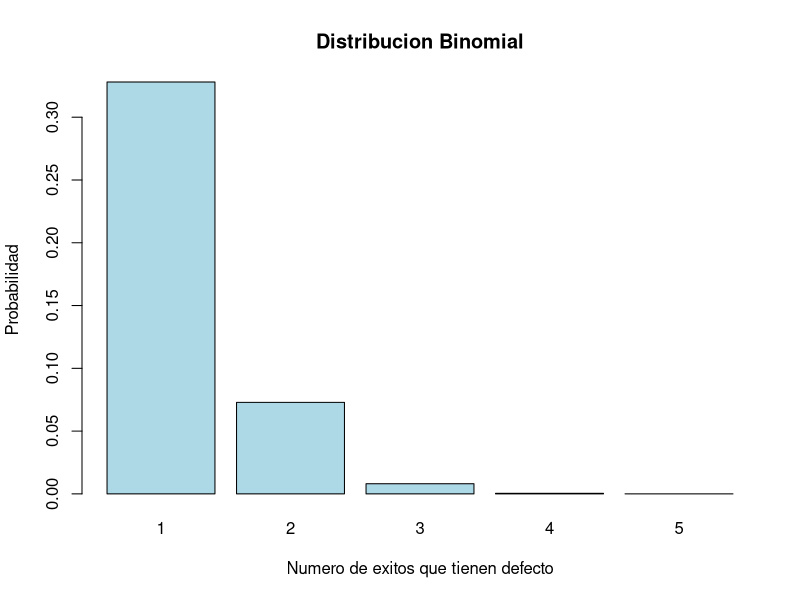

R code for this plot:
## ---- chunk 1
knitr::opts_chunk$set(echo = TRUE)
## ---- chunk 2

## ---- chunk 3

## ---- chunk 4
p <- 3/36
print(paste0("La probabilidad de que P(X=10) es: ",p))
## ---- chunk 5
p <- 5/10
print(paste0("La probabilidad de que P(X=par) es: ",p))
## ---- chunk 6
p <- punif(1,0,5)
print(paste0("La probabilidad de que P(X<=1) es: ",p))
## ---- chunk 7
print("las 52 cartas tienen la misma propabilidad de ser selccionadas al azar, asi que debe incluir las 52 sin problemas") 
## ---- chunk 8
#p < (200)/n
p < (1100900)/1000
print(paste0("La probabilidad de que P(900>=X<=1100) es: ",p))
## ---- chunk 9
p < dunif(1,0,3)
print(paste0("La probabilidad de que P(X<=1) es: ",p))
## ---- chunk 10
print("La probalida de que P(x=5) seria del 100% dado que si se quieren el mismo numero de 
      caramelos este en la bolsa y esta tenga 20, seria dividir los 20 caramelos totales
      entre en numero de sabores y este nos dara 5 y cumple con lo requerido")  
## ---- chunk 11
p < punif(2,0,5)
print(paste0("La probabilidad de que P(X=2) es: ",p))
## ---- chunk 12
p < 0.8^4
print(paste0("La probabilidad de que P(X=4) es: ",p))
## ---- chunk 13
x <- (3/6)^2
## ---- chunk 14
p <- (3/6) * x
print(paste0("La probabilidad de que P(X=2) es: ",p))
## ---- chunk 15
n <- 1000; p <- 0.02; x <- 20:n 
## ---- chunk 16
prob <-- dbinom(x, size = n, prob = p)
## ---- chunk 17
n <- 1; p <- 0.03; x <- 1:n 
prob <- dbinom(x, size = n, prob = p) 
print(paste0("La probabilidad de que P(X=1) = ", dbinom(x, size = n, prob = p)))
## ---- chunk 18
n <- 1; p <- 0.9; x <- 1:n 
prob <- dbinom(x, size = n, prob = p)
print(paste0("La probabilidad de que P(X=1) = ", dbinom(x, size = n, prob = p)))
## ---- chunk 19
n <- 1; p <- 0.85; x <- 1:n 
prob <- dbinom(x, size = n, prob = p) 
print(paste0("La probabilidad de que P(X=1) = ", dbinom(x, size = n, prob = p)))
## ---- chunk 20
n <- 1; p <- 0.9; x <- 1:n 
prob <- dbinom(x, size = n, prob = p) 
print(paste0("La probabilidad de que P(X=1) = ", dbinom(x, size = n, prob = p)))
## ---- chunk 21
n <- 1; p <- 0.6; x <- 1:n 
prob <- dbinom(x, size = n, prob = p)
print(paste0("La probabilidad de que P(X=1) = ", dbinom(x, size = n, prob = p)))
## ---- chunk 22
n <- 1; p <- 0.2; x <- 1:n 
prob <- dbinom(x, size = n, prob = p) 
print(paste0("La probabilidad de que P(X=1) = ", dbinom(x, size = n, prob = p)))
## ---- chunk 23
n <- 1; p <- 0.7; x <- 1:n 
prob <- dbinom(x, size = n, prob = p) 
print(paste0("La probabilidad de que P(X=1) = ", dbinom(x, size = n, prob = p)))
## ---- chunk 24
n <- 1; p <- 0.4; x <- 1:n 
prob <- dbinom(x, size = n, prob = p) 
print(paste0("La probabilidad de que P(X=1) = ", dbinom(x, size = n, prob = p)))
## ---- chunk 25
n <- 1; p <- 0.8; x <- 1:n 
prob <- dbinom(x, size = n, prob = p) 
print(paste0("La probabilidad de que P(X=1) = ", dbinom(x, size = n, prob = p)))
## ---- chunk 26
n <- 1; p <- 0.3; x <- 1:n 
prob <- dbinom(x, size = n, prob = p) 
print(paste0("La probabilidad de que P(X=1) = ", dbinom(x, size = n, prob = p)))
## ---- chunk 27
n <- 1; p <- 0.6; x <- 1:n 
prob <- dbinom(x, size = n, prob = p)
print(paste0("La probabilidad de que P(X=1) = ", dbinom(x, size = n, prob = p)))  
## ---- chunk 28
n <- 1; p <- 0.25; x <- 1:n 
prob <- dbinom(x, size = n, prob = p) 
print(paste0("La probabilidad de que P(X=1) = ", dbinom(x, size = n, prob = p)))  
## ---- chunk 29
n <- 5; p <- 0.1; x <- 1:n 
prob <- dbinom(x, size = n, prob = p) 
## ---- chunk 30
print(paste0("La probabilidad de que al menos una es P(X<=1) = ", sum(dbinom(c(0,1), size = n, prob = p)) ))
barplot(prob, names.arg = x, col = "lightblue",
        main = "Distribucion Binomial", xlab ="Numero de exitos que tienen defecto",
        ylab = "Probabilidad")  
## ---- chunk 31
n <- 8; p <- 0.4; x <- 3:n 
prob <- dbinom(x, size = n, prob = p) 
print(paste0("La probabilidad de que P(X=3) = ", dbinom(x, size = n, prob = p))) 
## ---- chunk 32
n <- 25; p <- 0.7; x <- 18:n 
prob <- dbinom(x, size = n, prob = p) 
print(paste0("La probabilidad de que al menos 18 es P(X<=18) = ", sum(dbinom(c(0,18), size = n, prob = p)) ))
## ---- chunk 33
n <- 100; p <- 0.2; x <- 9:n 
prob <- dbinom(x, size = n, prob = p) 
print(paste0("La probabilidad de que menos de 10 es P(X<10) = ", sum(dbinom(c(0,9), size = n, prob = p)) ))
## ---- chunk 34
n <- 30; p <- 0.05; x <- 1:n 
prob <- dbinom(x, size = n, prob = p) 
print(paste0("La probabilidad de que al menos 1 es P(X<=1) = ", sum(dbinom(c(0,1), size = n, prob = p)) ))
## ---- chunk 35
n <- 500; p <- 0.1; x <- 50:n 
prob <- dbinom(x, size = n, prob = p)
print(paste0("La probabilidad de que al menos 50 es P(X<=50) = ", sum(dbinom(c(0,50), size = n, prob = p)) ))
## ---- chunk 36
n <- 20; p <- 0.25; x <- 5:n 
prob <- dbinom(x, size = n, prob = p) 
print(paste0("La probabilidad de que al menos 5 es P(X<=5) = ", sum(dbinom(c(0,50), size = n, prob = p)) ))  
## ---- chunk 37
n <- 200; p <- 0.05; x <- 5:n 
prob <- dbinom(x, size = n, prob = p)
print(paste0("La probabilidad de que sean 15 es P(X=15) = ", dbinom(x, size = n, prob = p))) 
## ---- chunk 38
n <- 10; p <- 0.47; x <- 6:n 
prob <- dbinom(x, size = n, prob = p) 
print(paste0("La probabilidad de que al menos sean 6 es P(X<=6) = ",sum(dbinom(c(0,6), size = n, prob = p)) ))  
## ---- chunk 39
n <- 50; p <- 0.30; x <- 10:n 
prob <- dbinom(x, size = n, prob = p) 
print(paste0("La probabilidad de que al menos sean 10 es P(X<=10) = ",sum(dbinom(c(0,10), size = n, prob = p)) ))  
## ---- chunk 40
lambda = 10
x = 10
ax = dpois(x, lambda)
print(paste0("La probabilidad de que P(X=10) = ",dpois(x, lambda))) 
## ---- chunk 41
lambda = 15
x = 20
ax = ppois(x, lambda)
print(paste0("La probabilidad de que al menos sea 20 P(X<=20) = ",ppois(x, lambda))) 
## ---- chunk 42
lambda = 3
x = 2
ax = dpois(x, lambda)
print(paste0("La probabilidad de que sea 2 P(X=2) = ",dpois(x, lambda))) 
## ---- chunk 43
lambda = 4
x = 6
ax = ppois(x, lambda)
print(paste0("La probabilidad de que al menos sea 6 P(X<=6) = ",ppois(x, lambda))) 
## ---- chunk 44
lambda = 6
x = 5
ax = dpois(x, lambda)
print(paste0("La probabilidad de que sea 5 P(X=5) = ",dpois(x, lambda)))   
## ---- chunk 45
lambda = 3
x = 2
ax = dpois(x, lambda)
print(paste0("La probabilidad de que sea 2 P(X=2) = ",dpois(x, lambda)))  
## ---- chunk 46
lambda = 10
x = 15
ax = ppois(x, lambda)
print(paste0("La probabilidad de que al menos sea 15 P(X<=15) = ",ppois(x, lambda))) 
## ---- chunk 47
lambda = 2
x = 3
ax = dpois(x, lambda)
print(paste0("La probabilidad de que sea 3 P(X=3) = ",dpois(x, lambda)))  
## ---- chunk 48
lambda = 20
x = 14
ax = ppois(x, lambda)
print(paste0("La probabilidad de que menos de 15 P(X<14) = ",ppois(x, lambda))) 
## ---- chunk 49
lambda = 8
x = 12
ax = ppois(x, lambda)
print(paste0("La probabilidad de que al menos de 12 P(X<=12) = ",ppois(x, lambda))) 
## ---- chunk 50
x = 1
p = 0.7
## ---- chunk 51
ax = 1-dgeom(x, p) 
print(paste0("La probabilidad de que sea mas de 1 P(X>1) = ",ax)) 
## ---- chunk 52
x = 10
p = 0.05
## ---- chunk 53
ax = 1-pgeom(x, p) 
print(paste0("La probabilidad de que sea mas de 10 P(X>10) = ",ax)) 
## ---- chunk 54
x = 5
p = 0.2
## ---- chunk 55
ax = 1-pgeom(x, p) 
print(paste0("La probabilidad de que sea mas de 5 P(X>5) = ",ax))
## ---- chunk 56
x = 3
p = 0.02
## ---- chunk 57
ax = 1-pgeom(x, p) 
print(paste0("La probabilidad de que sea mas de 3 P(X>3) = ",ax))
## ---- chunk 58
x = 5
p = 0.1
## ---- chunk 59
ax = 1-pgeom(x, p) 
print(paste0("La probabilidad de que sea mas de 5 P(X>5) = ",ax))
## ---- chunk 60
x = 4
p = 0.25
## ---- chunk 61
ax = 1-pgeom(x, p) 
print(paste0("La probabilidad de que sea mas de 4 P(X>4) = ",ax))
## ---- chunk 62
x = 6
p = 0.3
## ---- chunk 63
ax = 1-pgeom(x, p) 
print(paste0("La probabilidad de que sea mas de 6 P(X>6) = ",ax))
## ---- chunk 64
x = 4
p = 0.6
## ---- chunk 65
ax = 1-pgeom(x, p) 
print(paste0("La probabilidad de que sea mas de 4 P(X>4) = ",ax))
## ---- chunk 66
x = 10
p = 0.05
## ---- chunk 67
ax = 1-pgeom(x, p) 
print(paste0("La probabilidad de que sea mas de 10 P(X>10) = ",ax))
## ---- chunk 68
x = 8
p = 0.1
## ---- chunk 69
ax = 1-pgeom(x, p) 
print(paste0("La probabilidad de que sea mas de 8 P(X>8) = ",ax))
## ---- chunk 70
lambda = 0.5
x = 1

ax = 1-pexp(x, lambda) 
print(paste0("La probabilidad de que sea P(X<1) = ",ax))  
## ---- chunk 71
lambda = 1/800
x = 1000

ax = 1-pexp(x, lambda) 
print(paste0("La probabilidad de que sea P(X>1000) = ",ax))  
## ---- chunk 72
lambda = 0.01
x = 50
ax = 1-pexp(x, lambda) 
print(paste0("La probabilidad de que sea P(X<50) = ",ax))  
## ---- chunk 73
lambda = 0.25
x = 10
ax = 1-pexp(x, lambda) 
print(paste0("La probabilidad de que sea P(X<10) = ",ax))    
## ---- chunk 74
lambda = 1/5
x = 10
ax = 1-pexp(x, lambda) 
print(paste0("La probabilidad de que sea P(X<=10) = ",ax))    
## ---- chunk 75
lambda = 1/30
x = 20
ax = 1-pexp(x, lambda) 
print(paste0("La probabilidad de que sea P(X<20) = ",ax)) 
## ---- chunk 76
lambda = 1/5
x = 10
## ---- chunk 77
ax = 1-pexp(x, lambda) 
print(paste0("La probabilidad de que sea P(X<=10) = ",ax))  
## ---- chunk 78
  lambda = 1/8
x = 10
## ---- chunk 79
ax = 1-pexp(x, lambda) 
print(paste0("La probabilidad de que sea P(X>10) = ",ax))  
## ---- chunk 80
lambda = 1/10
x = 5
## ---- chunk 81
ax = 1-pexp(x, lambda) 
print(paste0("La probabilidad de que sea P(X>5) = ",ax))    
## ---- chunk 82
  lambda = 1/4
x = 10
## ---- chunk 83
ax = 1-pexp(x, lambda) 
print(paste0("La probabilidad de que sea P(X<=10) = ",ax))  
## ---- chunk 84
lambda = 1/20
x = 30
## ---- chunk 85
ax = 1-dexp(x, lambda) 
print(paste0("La probabilidad de que sea P(X<30) = ",ax))  
## ---- chunk 86
  lambda = 1/2
x = 1.5
## ---- chunk 87
ax = 1-pexp(x, lambda) 
print(paste0("La probabilidad de que sea P(X<1.5) = ",ax))  
## ---- chunk 88
lambda = 0.05
x = 20
## ---- chunk 89
ax = 1-pexp(x, lambda) 
print(paste0("La probabilidad de que sea P(X<20) = ",ax))  
## ---- chunk 90
lambda = 0.1
x = 30
## ---- chunk 91
ax = 1-pexp(x, lambda) 
print(paste0("La probabilidad de que sea P(X<30) = ",ax))    
## ---- chunk 92
  lambda = 0.2
x = 10
## ---- chunk 93
ax = 1-dexp(x, lambda) 
print(paste0("La probabilidad de que sea P(X<10) = ",ax))    
## ---- chunk 94
lambda = 0.01
x = 100
## ---- chunk 95
ax = 1-dexp(x, lambda) 
print(paste0("La probabilidad de que sea P(X>100) = ",ax))   
## ---- chunk 96
lambda = 0.1
x = 5
## ---- chunk 97
ax = 1-pexp(x, lambda) 
print(paste0("La probabilidad de que sea P(X>5) = ",ax))  
## ---- chunk 98
lambda = 0.05
x = 20
## ---- chunk 99
ax = 1-pexp(x, lambda) 
print(paste0("La probabilidad de que sea P(X<20) = ",ax))  
## ---- chunk 100
lambda = 0.15
x = 2
## ---- chunk 101
ax = 1-pexp(x, lambda) 
print(paste0("La probabilidad de que sea P(X<2) = ",ax))  
## ---- chunk 102
lambda = 0.02
x = 50
## ---- chunk 103
ax = 1-pexp(x, lambda) 
print(paste0("La probabilidad de que sea P(X<50) = ",ax))  
## ---- chunk 104
lambda = 0.2
x = 1
## ---- chunk 105
ax = 1-pexp(x, lambda) 
print(paste0("La probabilidad de que sea P(X<1) = ",ax))  
## ---- chunk 106
media = 100
sd = 5
p = pnorm(105,media, sd)-pnorm(95,media,sd)
print(paste0("La probabilidad de que sea P(95>X<105) = ",p))  
## ---- chunk 107
media = 165
sd = 10
p = pnorm(180,media, sd)-pnorm(150,media,sd)
print(paste0("La probabilidad de que sea P(150>X<180) = ",p))  
## ---- chunk 108
media = 28
sd = 2
p =1- pnorm(32,media, sd) 
print(paste0("La probabilidad de que sea P(X>32) = ",p))  
## ---- chunk 109
media = 70
sd = 10
p = pnorm(60,media, sd) 
print(paste0("La probabilidad de que sea P(X<60) = ",p))    
## ---- chunk 110
media = 10
sd = 2
p = 1 - pnorm(12,media, sd) 
print(paste0("La probabilidad de que sea P(X>12) = ",p))   
## ---- chunk 111
media = 5
sd = 1
p = 1-  pnorm(8,media, sd) 
print(paste0("La probabilidad de que sea P(X>8) = ",p))   
## ---- chunk 112
media = 3.5
sd = 0.5
p = pnorm(2.5,media, sd) 
print(paste0("La probabilidad de que sea P(X<2.5) = ",p))     
## ---- chunk 113
media = 60
sd = 5
p = 1 - pnorm(70,media, sd) 
print(paste0("La probabilidad de que sea P(X>70) = ",p))    
## ---- chunk 114
  media = 50000
sd = 10000
p = pnorm(30000,media, sd) 
print(paste0("La probabilidad de que sea P(X<30000) = ",p))    
## ---- chunk 115
media = 25
sd = 2
p = 1-pnorm(30,media, sd) 
print(paste0("La probabilidad de que sea P(X>30) = ",p)) 
## ---- chunk 116
media = 20
sd = 1
p = pnorm(18,media, sd) 
print(paste0("La probabilidad de que sea P(X<18) = ",p)) 
## ---- chunk 117
media = 70
sd = 10
p = 1-pnorm(80,media, sd) 
print(paste0("La probabilidad de que sea P(X>80) = ",p))   
## ---- chunk 118
media = 5
sd = 1.2
p = pnorm(4,media, sd) 
print(paste0("La probabilidad de que sea P(X<4) = ",p))     
## ---- chunk 119
media = 70
sd = 8
p = 1 - pnorm(75,media, sd) 
print(paste0("La probabilidad de que sea P(X>75) = ",p)) 
## ---- chunk 120
media = 200
sd = 10
p = 1 - pnorm(215,media, sd) 
print(paste0("La probabilidad de que sea P(X>215) = ",p))   
## ---- chunk 121
media = 2500
sd = 500
p = 1-  pnorm(3000,media, sd) 
print(paste0("La probabilidad de que sea P(X>3000) = ",p))  
## ---- chunk 122
media = 30
sd = 5
p = pnorm(25,media, sd) 
print(paste0("La probabilidad de que sea P(X<25) = ",p))  
## ---- chunk 123
  media = 4
sd = 0.2
p = pnorm(4.2,media, sd) - pnorm(3.8,media,sd) 
print(paste0("La probabilidad de que sea P(3.8>X<4.2) = ",p))  
## ---- chunk 124
media = 6
sd = 1
p = pnorm(4,media, sd) 
print(paste0("La probabilidad de que sea P(X>4) = ",p))    
## ---- chunk 125
media = 50
sd = 5
p = pnorm(55,media, sd) - pnorm(45,media,sd) 
print(paste0("La probabilidad de que sea P(45>X<55) = ",p))  
## ---- chunk 126
a = 500
media = 1/1500
p <- 1 -pgamma(2000, shape = a, rate = media)
print(paste0("La probabilidad de que sea P(X>2000) = ",p))  
## ---- chunk 127
a = 10
media = 1/105
p <- pgamma(110, shape = a, rate = media)-  pgamma(90, shape = a, rate = media)
print(paste0("La probabilidad de que sea P(90>X<110) = ",p))  
## ---- chunk 128
a = 5
media = 1/20
p <- pgamma(15, shape = a, rate = media)
print(paste0("La probabilidad de que sea P(X<15) = ",p))    
## ---- chunk 129
a = 1
media = 1/4
p <- pgamma(2, shape = a, rate = media)
print(paste0("La probabilidad de que sea P(X<2) = ",p))     
## ---- chunk 130
a = 2
media = 1/10
p <- pgamma(12, shape = a, rate = media)
print(paste0("La probabilidad de que sea P(X<12) = ",p)) 
## ---- chunk 131
a = 0.5
media = 1/2
p <- pgamma(10, shape = a, rate = media)
print(paste0("La probabilidad de que sea P(X<10) = ",p))   
## ---- chunk 132
a = 1
media = 1/5
p <- pgamma(3, shape = a, rate = media)
print(paste0("La probabilidad de que sea P(X<3) = ",p))   
## ---- chunk 133
a = 200
media = 1/800
p <- pgamma(1000, shape = a, rate = media)
print(paste0("La probabilidad de que sea P(X<1000) = ",p))   
## ---- chunk 134
a = 0.5
media = 1/3
p <- pgamma(4, shape = a, rate = media)
print(paste0("La probabilidad de que sea P(X<4) = ",p))   
## ---- chunk 135
a = 3
media = 1/2
p <- 1 - pgamma(4, shape = a, rate = media)
print(paste0("La probabilidad de que sea P(X>4) = ",p))     
## ---- chunk 136
a = 2
media = 1/3
p < 1 - pgamma(5, shape = a, rate = media)
print(paste0("La probabilidad de que sea P(X>5) = ",p))  
## ---- chunk 137
a = 4
media = 1/6
p <- pgamma(20, shape = a, rate = media)
print(paste0("La probabilidad de que sea P(X<20) = ",p))    
## ---- chunk 138
  a = 2
media = 1/4
p <- 1-pgamma(6, shape = a, rate = media)
print(paste0("La probabilidad de que sea P(X>6) = ",p))   
## ---- chunk 139
a = 3
media = 1/5
p < pgamma(10, shape = a, rate = media)
print(paste0("La probabilidad de que sea P(X<-10) = ",p))     
## ---- chunk 140
a = 3
media = 1/8
p <- pgamma(40, shape = a, rate = media)
print(paste0("La probabilidad de que sea P(X<40) = ",p))   
## ---- chunk 141
a = 3
media = 1/2
p <- 1- pgamma(5, shape = a, rate = media)
print(paste0("La probabilidad de que sea P(X>5) = ",p))  
## ---- chunk 142
a = 5
media = 1/4
p <- pgamma(25, shape = a, rate = media)
print(paste0("La probabilidad de que sea P(X<25) = ",p))  
## ---- chunk 143
a = 20
beta = 3
p <- dbeta(0.1, shape1 = a, shape2 = beta) * 100
print(paste0("La probabilidad de que sea P(X=3) = ",p))    
## ---- chunk 144
a = 12
beta = 200
p <- dbeta(0.05, shape1 = a, shape2 = beta) / 100
print(paste0("La probabilidad de que sea P(X=12) = ",p))    
## ---- chunk 145
a = 10
beta = 500
p <- dbeta(0.02, shape1 = a, shape2 = beta) / 100
print(paste0("La probabilidad de que sea P(X=10) = ",p))   
## ---- chunk 146
a = 12
beta = 50
p <- dbeta(0.2, shape1 = a, shape2 = beta) / 100
print(paste0("La probabilidad de que sea P(X=12) = ",p))  
## ---- chunk 147
alfa = 50
beta = 100
#dbeta(x,alfa,beta)
p <- dbeta(0.7, shape1 = alfa, shape2 = beta)
print(paste0("La probabilidad de que sea P(X=12) = ",p))
## ---- chunk 148
a = 2
beta = 4
#dbeta(x,alfa,beta)
p <- pbeta(0.3, shape1 = a, shape2 = beta)  - pbeta(0.2, shape1 = a, shape2 = beta)
print(paste0("La probabilidad de que sea P(0.2>X<0.3) = ",p)) 
## ---- chunk 149
a= 5
beta = 2
#dbeta(x,alfa,beta)
p <- 1 - pbeta(0.3, shape1 = a, shape2 = beta)
print(paste0("La probabilidad de que sea P(X>0.3) = ",p)) 
## ---- chunk 150
a = 7
beta = 5
#dbeta(x,alfa,beta)
p <- pbeta(0.7, shape1 = a, shape2 = beta)- pbeta(0.6, shape1 = a, shape2 = beta)
print(paste0("La probabilidad de que sea P(0.6>X<0.7) = ",p)) 
## ---- chunk 151
a = 15
beta = 5
#dbeta(x,alfa,beta)
p <- 1-  pbeta(0.85, shape1 = a, shape2 = beta) 
print(paste0("La probabilidad de que sea P(X>0.85) = ",p)) 
## ---- chunk 152
a = 8
beta = 2
#dbeta(x,alfa,beta)
p <- 1-  pbeta(0.85, shape1 = a, shape2 = beta) 
print(paste0("La probabilidad de que sea P(X>0.85) = ",p)) 
## ---- chunk 153
a = 10
beta = 10
#dbeta(x,alfa,beta)
p <- pbeta(0.6, shape1 = a, shape2 = beta)-pbeta(0.4, shape1 = a, shape2 = beta) 
print(paste0("La probabilidad de que sea P(0.4>X<0.6) = ",p)) 
## ---- chunk 154
a = 6
beta = 4
#dbeta(x,alfa,beta)
p <- 1-  pbeta(0.9, shape1 = a, shape2 = beta)
print(paste0("La probabilidad de que sea P(X>0.9) = ",p)) 
## ---- chunk 155
ds = 0.5
rango = 3.2
p <- 1 - pt(rango, df = ds)
print(paste0("La probabilidad de que sea P(X>1) = ",p)) 
## ---- chunk 156
ds = 0.5
rango = 1.3
p <- pt(rango, df = ds)
print(paste0("La probabilidad de que sea P(X<1.3) = ",p)) 
## ---- chunk 157
ds = 0.15
rango = 1.8
p <- dt(rango, df = ds)
print(paste0("La probabilidad de que sea P(X=1.8) = ",p))   
## ---- chunk 158
ds = 100
rango = 1050
p <-1  - dt(rango, df = ds)
print(paste0("La probabilidad de que sea P(X>1050) = ",p))   
## ---- chunk 159
ds = 0.25
rango = 2
p <- dt(rango, df = ds)
print(paste0("La probabilidad de que sea P(X=2) = ",p))   
## ---- chunk 160
ds = 0.5
p <- pt(10.3, df = ds) - pt(9.7, df = ds)
print(paste0("La probabilidad de que sea P(9.7>X<10.3) = ",p))     
## ---- chunk 161
ds = 1.5
rango = 3.5
p <- dt(rango, df = ds)
print(paste0("La probabilidad de que sea P(X=3.5) = ",p))   
## ---- chunk 162
ds = 0.2
rango = 1.3
p <- 1 - pt(rango, df = ds)
print(paste0("La probabilidad de que sea P(X>1.3) = ",p))     
## ---- chunk 163
ds = 1.2
rango = 0.96
p <- pt(rango, df = ds)
print(paste0("La probabilidad de que sea P(X>1.3) = ",p))    
## ---- chunk 164
ds = 0.9
p <- pt(1.8, df = ds) -  pt(1.5, df = ds)
print(paste0("La probabilidad de que sea P(1.5>X<1.8) = ",p))   
## ---- chunk 165
ds = 8
p <- pt(54, df = ds) - pt(46, df = ds)
print(paste0("La probabilidad de que sea P(46>X<54) = ",p))   
## ---- chunk 166
ds = 15
rango = 0.99
p <- dt(rango, df = ds)
print(paste0("La probabilidad de que sea P(X=0.99) = ",p))     
## ---- chunk 167
ds = 5
rango = 0.90
p <- dt(rango, df = ds)
print(paste0("La probabilidad de que sea P(X=0.90) = ",p))     
## ---- chunk 168
ds = 6000
rango = 0.05
p <- dt(rango, df = ds)
print(paste0("La probabilidad de que sea P(X=0.05) = ",p))     
## ---- chunk 169
ds = 4
rango = 0.05
p <- pt(rango, df = ds)
print(paste0("La probabilidad de que sea P(X=0.05) = ",p))     
